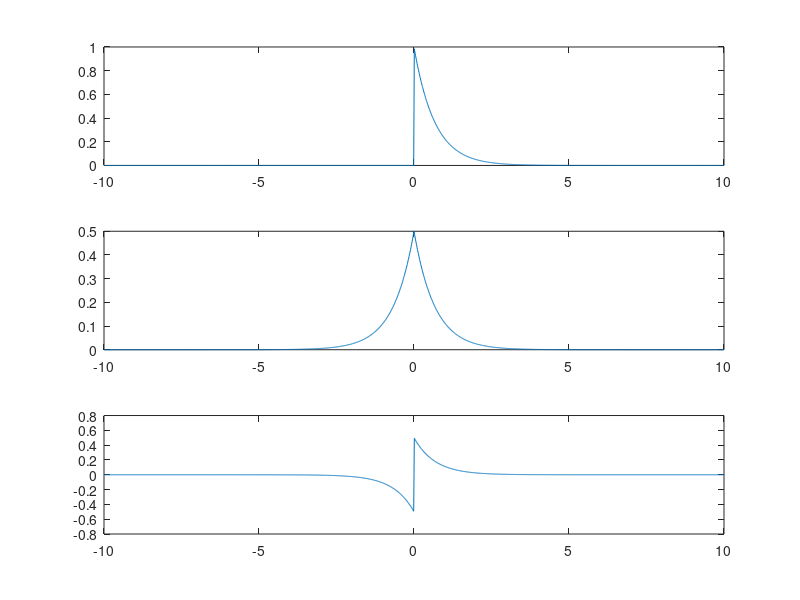

Source code (MATLAB):

%exp(-2t)u(t)
clc
clear all
close all
t=-10:0.01:10
% actual signalx(t)
u=0.5*sign(t)+0.5
x1=exp(-1.5*t).*u;
subplot(311)
plot(t,x1)
%time reversed signal x(-t)
x2=fliplr(x1)
%even component
xe=0.5*(x1+x2)
subplot(312)
plot(t,xe)
%odd component
xo=0.5*(x1-x2)
subplot(313)
plot(t,xo)

